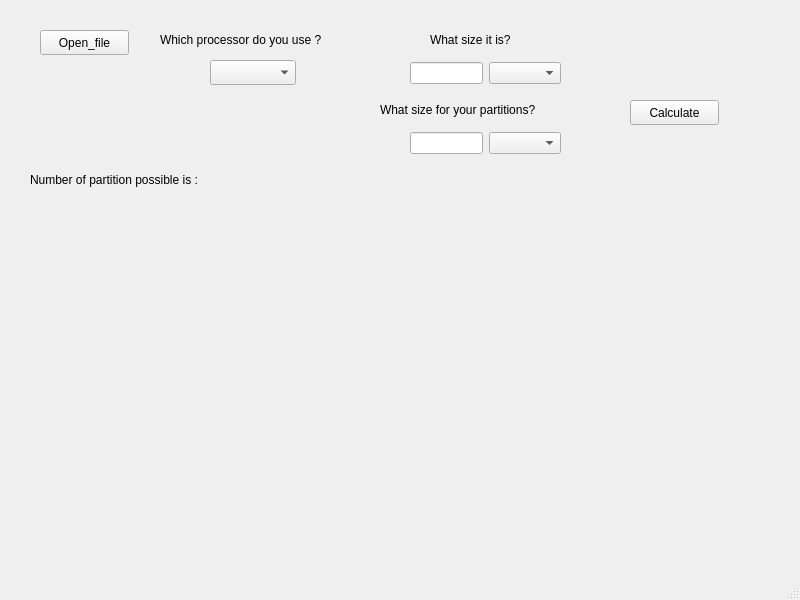
<?xml version="1.0" encoding="UTF-8"?>
<ui version="4.0">
 <class>MainWindow</class>
 <widget class="QMainWindow" name="MainWindow">
  <property name="geometry">
   <rect>
    <x>0</x>
    <y>0</y>
    <width>800</width>
    <height>600</height>
   </rect>
  </property>
  <property name="windowTitle">
   <string>MainWindow</string>
  </property>
  <widget class="QWidget" name="centralwidget">
   <widget class="QPushButton" name="pushButton_select_file">
    <property name="geometry">
     <rect>
      <x>40</x>
      <y>30</y>
      <width>89</width>
      <height>25</height>
     </rect>
    </property>
    <property name="text">
     <string>Open_file</string>
    </property>
   </widget>
   <widget class="QLabel" name="label_3">
    <property name="geometry">
     <rect>
      <x>430</x>
      <y>30</y>
      <width>111</width>
      <height>20</height>
     </rect>
    </property>
    <property name="text">
     <string>What size it is?</string>
    </property>
   </widget>
   <widget class="QWidget" name="layoutWidget">
    <property name="geometry">
     <rect>
      <x>410</x>
      <y>60</y>
      <width>151</width>
      <height>27</height>
     </rect>
    </property>
    <layout class="QHBoxLayout" name="horizontalLayout">
     <item>
      <widget class="QLineEdit" name="lineEdit_size"/>
     </item>
     <item>
      <widget class="QComboBox" name="comboBox_unit"/>
     </item>
    </layout>
   </widget>
   <widget class="QLabel" name="label_2">
    <property name="geometry">
     <rect>
      <x>160</x>
      <y>30</y>
      <width>201</width>
      <height>20</height>
     </rect>
    </property>
    <property name="text">
     <string>Which processor do you use ?</string>
    </property>
   </widget>
   <widget class="QWidget" name="layoutWidget_2">
    <property name="geometry">
     <rect>
      <x>410</x>
      <y>130</y>
      <width>151</width>
      <height>27</height>
     </rect>
    </property>
    <layout class="QHBoxLayout" name="horizontalLayout_3">
     <item>
      <widget class="QLineEdit" name="lineEdit_size_part"/>
     </item>
     <item>
      <widget class="QComboBox" name="comboBox_unit_part"/>
     </item>
    </layout>
   </widget>
   <widget class="QLabel" name="label_4">
    <property name="geometry">
     <rect>
      <x>380</x>
      <y>100</y>
      <width>211</width>
      <height>20</height>
     </rect>
    </property>
    <property name="text">
     <string>What size for your partitions?</string>
    </property>
   </widget>
   <widget class="QComboBox" name="comboBox_processor">
    <property name="geometry">
     <rect>
      <x>210</x>
      <y>60</y>
      <width>86</width>
      <height>25</height>
     </rect>
    </property>
   </widget>
   <widget class="QLabel" name="label_part">
    <property name="geometry">
     <rect>
      <x>250</x>
      <y>170</y>
      <width>141</width>
      <height>21</height>
     </rect>
    </property>
    <property name="text">
     <string/>
    </property>
   </widget>
   <widget class="QLabel" name="label_5">
    <property name="geometry">
     <rect>
      <x>30</x>
      <y>170</y>
      <width>221</width>
      <height>20</height>
     </rect>
    </property>
    <property name="text">
     <string>Number of partition possible is :</string>
    </property>
   </widget>
   <widget class="QCustomPlot" name="customPlot" native="true">
    <property name="geometry">
     <rect>
      <x>10</x>
      <y>229</y>
      <width>781</width>
      <height>321</height>
     </rect>
    </property>
   </widget>
   <widget class="QPushButton" name="pushButton_calculate">
    <property name="geometry">
     <rect>
      <x>630</x>
      <y>100</y>
      <width>89</width>
      <height>25</height>
     </rect>
    </property>
    <property name="text">
     <string>Calculate</string>
    </property>
   </widget>
  </widget>
  <widget class="QMenuBar" name="menubar">
   <property name="geometry">
    <rect>
     <x>0</x>
     <y>0</y>
     <width>800</width>
     <height>22</height>
    </rect>
   </property>
  </widget>
  <widget class="QStatusBar" name="statusbar"/>
 </widget>
 <customwidgets>
  <customwidget>
   <class>QCustomPlot</class>
   <extends>QWidget</extends>
   <header>qcustomplot.h</header>
   <container>1</container>
  </customwidget>
 </customwidgets>
 <resources/>
 <connections/>
</ui>
